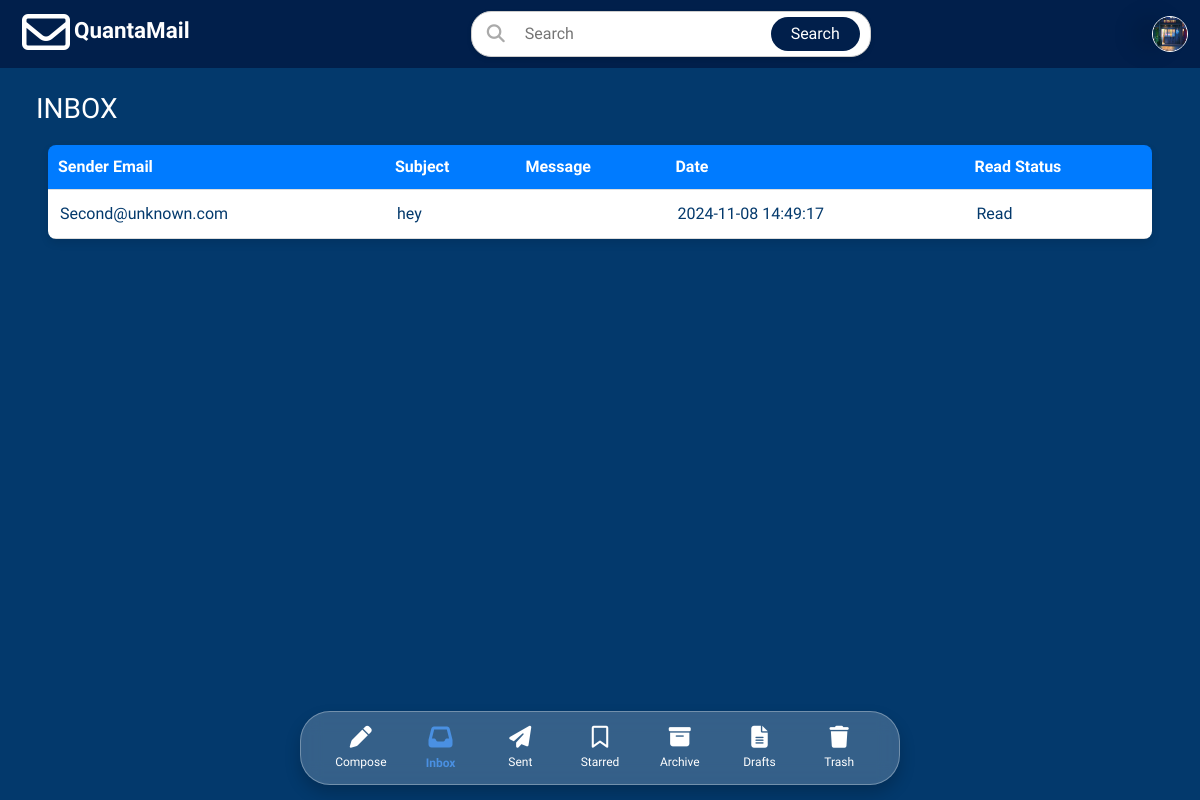
/dashboard/index.php (signed in), run on the app's committed database.
### tables this page shows
CREATE TABLE `update_profile` (
  `id` int(11) NOT NULL,
  `user_id` varchar(10) DEFAULT NULL,
  `username` varchar(50) DEFAULT NULL,
  `firstname` varchar(255) DEFAULT NULL,
  `lastname` varchar(255) DEFAULT NULL,
  `age` int(11) DEFAULT NULL,
  `address` varchar(100) DEFAULT NULL,
  `birthday` date DEFAULT NULL,
  `phone_number` varchar(15) DEFAULT NULL,
  `image` varchar(255) DEFAULT NULL
);

CREATE TABLE `emails` (
  `id` int(11) NOT NULL,
  `sender_email` varchar(255) DEFAULT NULL,
  `recipient_email` varchar(255) NOT NULL,
  `subject` varchar(255) NOT NULL,
  `message` text DEFAULT NULL,
  `image_uploads` longtext DEFAULT NULL CHECK (json_valid(`image_uploads`)),
  `video_upload` varchar(255) DEFAULT NULL,
  `document_uploads` longtext DEFAULT NULL CHECK (json_valid(`document_uploads`)),
  `created_at` timestamp NOT NULL DEFAULT current_timestamp(),
  `read_status` tinyint(1) DEFAULT 0,
  `read_at` timestamp NULL DEFAULT NULL
);

### dashboard/Inbox.php (the view, shortened to what this page needs)
<?php
$user_id = $_SESSION['user_id'];
include '../connection/conn.php';
$query = "SELECT email FROM users WHERE user_id = ?";
$stmt = $conn->prepare($query);
$stmt->bind_param("s", $user_id);
$stmt->execute();
$result = $stmt->get_result();
if ($result->num_rows > 0) {
    $row = $result->fetch_assoc();
    $recipient_email = htmlspecialchars($row['email']);
} else {
    $recipient_email = '';
}
$email_query = "SELECT * FROM emails WHERE recipient_email = ? ORDER BY created_at DESC";
if ($email_stmt = $conn->prepare($email_query)) {
    $email_stmt->bind_param("s", $recipient_email);
    $email_stmt->execute();
    $email_result = $email_stmt->get_result();
} else {
    echo "<tr><td colspan='5'>Error preparing email statement: " . $conn->error . "</td></tr>";
}
?>
<div class="pages__title">
    <h3>INBOX</h3>
</div>
<div class="container">
    <div class="table-wrapper">
        <div class="table-responsive">
            <table class="table table-striped table-hover" id="inbox-table">
                <thead>
                    <tr>
                        <th scope="col">Sender Email</th>
                        <th scope="col">Subject</th>
                        <th scope="col">Message</th>
                        <th scope="col">Date</th>
                        <th scope="col">Read Status</th>
                    </tr>
                </thead>
                <tbody>
                    <tr>
                    <?php
                        if ($email_result->num_rows > 0) {
                            while ($email_row = $email_result->fetch_assoc()) {
                                $emailData = htmlspecialchars(json_encode($email_row));
                                $glowClass = $email_row['read_status'] ? '' : 'glowing-border';
                                echo "<tr class='view-emailDetails $glowClass' data-email='$emailData'>
                                        <td>" . htmlspecialchars($email_row['sender_email']) . "</td>
                                        <td>" . htmlspecialchars($email_row['subject']) . "</td>
                                        <td class='message-cell'>" . htmlspecialchars($email_row['message']) . "</td>
                                        <td>" . htmlspecialchars($email_row['created_at']) . "</td>
                                        <td>" . ($email_row['read_status'] ? 'Read' : 'Unread') . "</td>
                                    </tr>";
                            }
                        } else {
                            echo "<tr><td colspan='6'>No emails found for this recipient.</td></tr>";
                        }
                    ?>
                    </tr>
                </tbody>
            </table>
        </div>
    </div>
</div>

### dashboard/index.php (shortened to what this page needs)
<?php
$user_id = $_SESSION['user_id'];
include '../connection/conn.php';
$user_profile = [];
if ($user_id) {
    $stmt = $conn->prepare("SELECT * FROM update_profile WHERE user_id = ?");
    $stmt->bind_param("s", $user_id);
    $stmt->execute();
    $result = $stmt->get_result();
    $user_profile = $result->fetch_assoc();
}
?>
<?php include('header.php'); ?>
<body>
    <main class="navbar">
        <div class="container-fluid">
            <div class="topnav-title">
                <i class="fa-regular fa-envelope"></i>
                <span class="QM-title">QuantaMail</span>
            </div>
            <div class="d-flex search-input">
                <i class="fa-solid fa-search search-icon"></i>
                <input class="searchBar" type="search" placeholder="Search" aria-label="Search">
                <button class="searchButton" type="submit">Search</button>
            </div>
            <span class="navigation__group">
                <img src="<?= isset($user_profile['image']) ? '../uploads/images/' . $user_profile['image'] : '../assets/svg/User-profile.svg' ?>" class="profile" width="150">
            </span>
        </div>
    </main>
    <div class="container-fluid d-flex">
        <div class="content flex-grow-1 p-4">
        <?php
            if (isset($_GET['page'])) {
                $page = strtolower($_GET['page']);
                switch ($page) {
                    case 'inbox':
                        include('Inbox.php');
                        break;
                    case 'compose':
                        include('Compose.php');
                        break;
                    case 'sent':
                        include('Sent.php');
                        break;
                    case 'drafts':
                        include('Draft.php');
                        break;
                    case 'starred':
                        include('Starred.php');
                        break;
                    case 'archive':
                        include('Archive.php');
                        break;
                    case 'trash':
                        include('Trash.php');
                        break;
                    default:
                        include('Inbox.php');
                        break;
                    }
                } else {
                    include('inbox.php');
                }
            ?>
        </div>
    </div>
    <nav class="bottom-navbar">
        <a href="?page=compose" class="nav-item <?php echo (isset($_GET['page']) && $_GET['page'] === 'compose') ? 'active' : ''; ?>">
            <i class="fa-solid fa-pen"></i>
            <span>Compose</span>
        </a>
        <a href="?page=inbox" class="nav-item <?php echo (!isset($_GET['page']) || $_GET['page'] === 'inbox') ? 'active' : ''; ?>">
            <i class="fa-solid fa-inbox"></i>
            <span>Inbox</span>
        </a>
        <a href="?page=sent" class="nav-item <?php echo (isset($_GET['page']) && $_GET['page'] === 'sent') ? 'active' : ''; ?>">
            <i class="fa-solid fa-paper-plane"></i>
            <span>Sent</span>
        </a>
        <a href="?page=starred" class="nav-item <?php echo (isset($_GET['page']) && $_GET['page'] === 'starred') ? 'active' : ''; ?>">
            <i class="fa-regular fa-bookmark"></i>
            <span>Starred</span>
        </a>
        <a href="?page=archive" class="nav-item <?php echo (isset($_GET['page']) && $_GET['page'] === 'archive') ? 'active' : ''; ?>">
            <i class="fa-solid fa-box-archive"></i>
            <span>Archive</span>
        </a>
        <a href="?page=drafts" class="nav-item <?php echo (isset($_GET['page']) && $_GET['page'] === 'drafts') ? 'active' : ''; ?>">
            <i class="fa-solid fa-file-alt"></i>
            <span>Drafts</span>
        </a>
        <a href="?page=trash" class="nav-item <?php echo (isset($_GET['page']) && $_GET['page'] === 'trash') ? 'active' : ''; ?>">
            <i class="fa-solid fa-trash"></i>
            <span>Trash</span>
        </a>
    </nav>
</body>
</html>

### assets/css/index.css (style rules this page uses)
:root { --darkest: #011f4b; --darker: #03396c; --dark: #005b96; --light: #6497b1; --lightest: #b3cde0; --global-color: white; --global-color2: black; --primary-color: #0B2F9F; --primary-color-dark: #7771F6; --button: #3653f8; --button-color: #5433FF; --button-color-shadow: #5433FF30; --gray: #c0bcff; --dark-gray: #444444; --green: #00FF00; --yellow: #FFFF00; --hover: #e9ecef; --warning: #946e24; --valid: #62785b; --invalid: #b1322a; --warning-bg: #f8f5c5; --valid-bg: #ddf2d9; --invalid-bg: #efc8c4; }
* { margin: 0; padding: 0; box-sizing: border-box; font-family: "Hind", sans-serif; font-optical-sizing: auto; font-style: normal; }
body { background: var(--darker); }
.navbar { background-color: var(--darkest); outline: 1px solid transparent; }
.topnav-title { margin-left: 10px; color: var(--global-color); }
.navbar .fa-envelope { position: relative; align-items: center; font-size: 3rem; }
.navbar .QM-title { position: relative; top: -0.75rem; font-weight: 600; font-size: 1.4rem; }
.search-input { width: 100%; max-width: 400px; border: 1px solid #ccc; border-radius: 20px; background-color: #fff; box-shadow: 0 2px 5px rgba(0, 0, 0, 0.1); display: flex; align-items: center; transition: all 0.3s ease; margin: 0 auto; }
.search-icon { font-size: 18px; color: #aaa; margin-left: 15px; }
.searchBar { flex: 1; border: none; padding: 10px; outline: none; font-size: 16px; margin-left: 10px; }
.searchButton { background-color: var(--darkest); color: white; border: none; padding: 5px 20px; border-radius: 20px; cursor: pointer; font-size: 16px; margin-right: 10px; transition: background-color 0.3s ease; }
.navigation__group > .profile { cursor: pointer; width: 36px; height: 36px; transition: all 0.2s ease-in-out; }
.profile { display: block; width: 40PX; height: 40px; cursor: pointer; border-radius: 50%; border: 1px solid var(--global-color); filter: drop-shadow(-20px 0 10px rgba(0, 0, 0, 0.1)); }
.bottom-navbar { position: fixed; bottom: 15px; left: 50%; transform: translateX(-50%); width: 90%; max-width: 600px; background: rgba(255, 255, 255, 0.2); backdrop-filter: blur(10px); border: 1px solid rgba(255, 255, 255, 0.3); border-radius: 30px; box-shadow: 0 8px 16px rgba(0, 0, 0, 0.2); display: flex; justify-content: space-between; align-items: center; padding: 2.5px 20px; transition: all 0.3s ease; }
.nav-item { display: flex; flex-direction: column; align-items: center; justify-content: center; color: #ffffff; text-decoration: none; font-size: 14px; flex: 1; transition: all 0.3s ease; padding: 10px 0; }
.nav-item i { font-size: 22px; margin-bottom: 5px; transition: color 0.3s ease, transform 0.3s ease; }
.nav-item span { font-size: 12px; color: inherit; transition: color 0.3s ease; }
.nav-item.active { color: #4A90E2; font-weight: bold; }
.nav-item.active i { color: #4A90E2; font-size: 24px; }
.view-emailDetails { cursor: pointer; transition: background-color 0.2s ease-in-out; }
.message-cell { max-width: 300px; overflow: hidden; white-space: nowrap; text-overflow: ellipsis; }
.pages__title { color: var(--global-color); }
.container { margin: 20px auto; max-width: 100%; }
.table-wrapper { border-radius: 8px; overflow: hidden; box-shadow: 0 4px 8px rgba(0, 0, 0, 0.1); }
.table-responsive { max-height: 390px; overflow-y: auto; }
.table { width: 100%; margin-bottom: 0; border-collapse: collapse; }
.table thead th { background-color: #007bff; color: white; position: sticky; top: 0; z-index: 10; padding: 10px; }
.table tbody tr { transition: background-color 0.2s ease-in-out; }
.table td, .table th { padding: 12px; text-align: left; vertical-align: middle; border-bottom: 1px solid #ddd; }
.table td { color: var(--darker); font-weight: 500; word-wrap: break-word; max-width: 200px; }
.table td.message-cell { max-width: 300px; overflow: hidden; white-space: nowrap; text-overflow: ellipsis; }

### data on the page
update_profile: image (picture)
emails: sender_email "Second@unknown.com", subject "hey", created_at "2024-11-08 14:49:17", read_status "Read"
